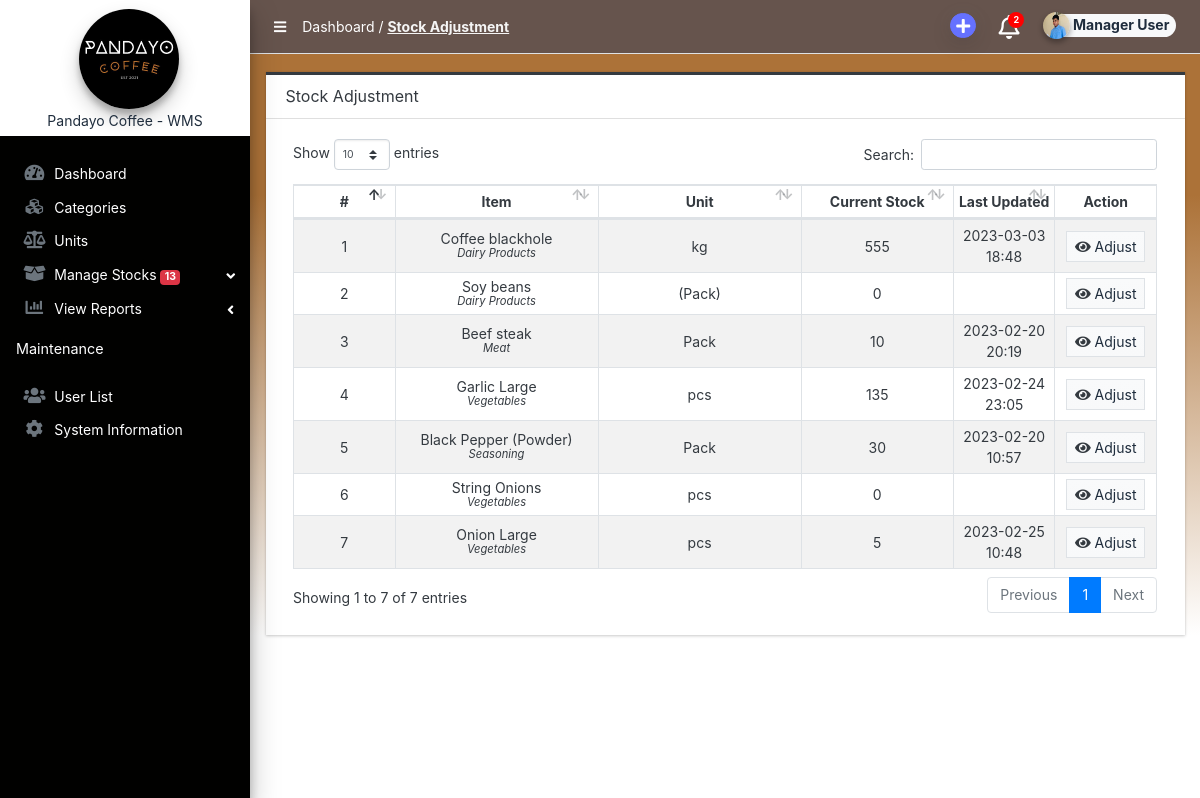
Page /admin/?page=stocks (signed in) on the earlier database version.
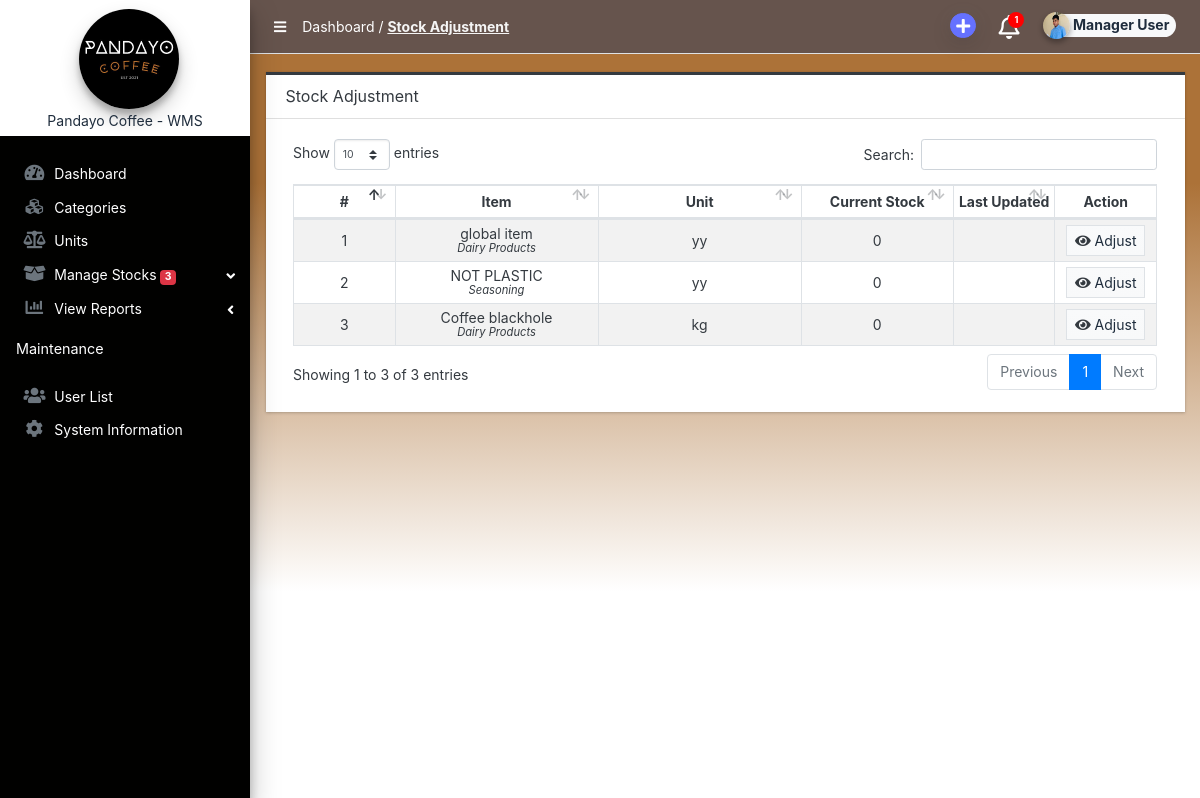
Same page on the later database version.
### tables this page shows
CREATE TABLE `item_list` (
  `id` int(30) NOT NULL,
  `category_id` int(30) NOT NULL,
  `name` text NOT NULL,
  `unit` varchar(250) NOT NULL,
  `description` text NOT NULL,
  `status` tinyint(1) NOT NULL DEFAULT 1,
  `delete_flag` tinyint(1) NOT NULL DEFAULT 0,
  `date_created` datetime NOT NULL DEFAULT current_timestamp(),
  `date_updated` datetime NOT NULL DEFAULT current_timestamp() ON UPDATE current_timestamp(),
  `item_type` varchar(50) NOT NULL DEFAULT 'Perishable'
);

CREATE TABLE `category_list` (
  `id` int(30) NOT NULL,
  `name` text NOT NULL,
  `description` text NOT NULL,
  `status` tinyint(1) NOT NULL DEFAULT 1,
  `delete_flag` tinyint(1) NOT NULL DEFAULT 0,
  `date_created` datetime NOT NULL DEFAULT current_timestamp(),
  `date_updated` datetime NOT NULL DEFAULT current_timestamp() ON UPDATE current_timestamp()
);

### admin/stocks/index.php (the view, shortened to what the changed rows need)
<div class="card card-outline rounded-0 card-dark">
	<div class="card-header">
		<h3 class="card-title">Stock Adjustment</h3>
	</div>
	<div class="card-body">
        <div class="container-fluid">
			<table class="table table-hover table-striped table-bordered text-center" id="list">
				<colgroup>
					<col width="10%">
					<col width="20%">
					<col width="20%">
					<col width="15%">
					<col width="10%">
					<col width="10%">
				</colgroup>
				<thead>
					<tr>
						<th>#</th>
						<th>Item</th>
						<th>Unit</th>
						<th>Current Stock</th>
						<th>Last Updated</th>
						<th>Action</th>
					</tr>
				</thead>
				<tbody>
					<?php
						$i = 1;
						$qry = $conn->query("SELECT i.*, c.name AS `category`,
											(COALESCE((SELECT SUM(quantity) FROM `stockin_list` WHERE item_id = i.id), 0)
											- COALESCE((SELECT SUM(quantity) FROM `stockout_list` WHERE item_id = i.id), 0)
											+ COALESCE((SELECT SUM(quantity) FROM `stockin_list_deleted` WHERE item_id = i.id), 0)
											- COALESCE((SELECT SUM(quantity) FROM `waste_list` WHERE item_id = i.id), 0)) AS `available`,
											COALESCE((SELECT date_updated FROM `stockin_list` WHERE item_id = i.id ORDER BY date_updated DESC LIMIT 1),
													(SELECT date_updated FROM `stockin_list_deleted` WHERE item_id = i.id ORDER BY date_updated DESC LIMIT 1)) AS `last_updated`
										FROM `item_list` i
										INNER JOIN category_list c ON i.category_id = c.id
										WHERE i.delete_flag = 0
										ORDER BY i.date_updated DESC");
						while($row = $qry->fetch_assoc()):
					?>
						<tr>
							<td><?php echo $i++; ?></td>
							<td class="">
								<div style="line-height:1em">
									<div><?= $row['name'] ?></div>
									<div class="small"><i><?= $row['category'] ?></i></div>
								</div>
							</td>
							<td><?= $row['unit'] ?></td>
							<td><?= (int)$row['available'] ?></td>
							<td><?php echo !empty($row['last_updated']) ? date("Y-m-d H:i",strtotime($row['last_updated'])) : ''; ?></td>
							<td>
								<a class="btn btn-flat btn-sm btn-light bg-gradient-light border" href="./?page=stocks/view_stock&id=<?php echo $row['id'] ?>"><span class="fa fa-eye text-dark"></span> Adjust</a>
							</td>
						</tr>
					<?php endwhile; ?>
				</tbody>
			</table>
		</div>
	</div>
</div>

### admin/inc/topBarNav.php (shortened to what the changed rows need)
<nav class="main-header navbar navbar-expand navbar-new-grey text-sm">
  <ul class="navbar-nav ml-auto">
    <div class="dropdown">
      <a class="dropdown-toggle" href="#" role="button" id="notificationDropdown" data-toggle="dropdown" aria-haspopup="true" aria-expanded="false">
          <i class="far fa-bell fa-lg" aria-hidden="true"></i>
          <?php
              $expired_items_count = $conn->query("SELECT COUNT(*) AS count FROM stockin_list
                                                  WHERE expire_date <= DATE_ADD(NOW(), INTERVAL 1 DAY)
                                                  AND expire_date != '0000-00-00'");
              $expired_items_count = $expired_items_count->fetch_assoc()['count'];
              $query = "SELECT COUNT(*) AS count FROM `item_list` i
              INNER JOIN category_list c ON i.category_id = c.id
              INNER JOIN stock_notif s ON s.id = 1
              WHERE i.delete_flag = 0
              AND ((COALESCE((SELECT SUM(quantity) FROM `stockin_list` WHERE item_id = i.id),0) -
                      COALESCE((SELECT SUM(quantity) FROM `stockout_list` WHERE item_id = i.id),0) -
                      COALESCE((SELECT SUM(quantity) FROM `waste_list` WHERE item_id = i.id),0)) < s.min_stock OR
                      (COALESCE((SELECT SUM(quantity) FROM `stockin_list` WHERE item_id = i.id),0) -
                      COALESCE((SELECT SUM(quantity) FROM `stockout_list` WHERE item_id = i.id),0) -
                      COALESCE((SELECT SUM(quantity) FROM `waste_list` WHERE item_id = i.id),0)) > s.max_stock)";
              $result = mysqli_query($conn, $query);
              $count = mysqli_fetch_assoc($result)['count'];
              $dropdown_items = array();
              if ($expired_items_count > 0) {
                $dropdown_items[] = '<a class="dropdown-item" href="./?page=stockExpiration"><i class="fas fa-exclamation-circle text-danger"></i> ' . $expired_items_count . ' Items Expired Alerts</a>';
              }
              if ($count > 0) {
                $dropdown_items[] = '<a class="dropdown-item" href="./?page=stockStatus"><i class="fas fa-exclamation-triangle text-warning"></i> ' . $count . ' Items Quantity Alerts</a>';
              }
              $dropdown_count = count($dropdown_items);
              if ($dropdown_count > 0) {
                if ($dropdown_count > 9) {
                  echo '<span class="notification-badge">9+</span>';
                } else {
                  echo '<span class="notification-badge">' . $dropdown_count . '</span>';
                }
              }
          ?>
      </a>
    </div>
  </ul>
</nav>

### admin/inc/navigation.php (shortened to what the changed rows need)
<aside class="main-sidebar sidebar-white navbar-dark elevation-4 sidebar-no-expand dark-bg">
  <div class="sidebar os-host os-theme-light os-host-overflow os-host-overflow-y os-host-resize-disabled os-host-transition os-host-scrollbar-horizontal-hidden">
    <div class="os-padding  nav-mt">
      <div class="os-viewport os-viewport-native-scrollbars-invisible" style="overflow-y: scroll;">
        <div class="os-content" style="padding: 0px 8px; height: 100%; width: 100%;">
          <nav class="mt-1">
            <ul class="nav nav-pills nav-sidebar flex-column text-sm nav-compact nav-flat nav-child-indent nav-collapse-hide-child" data-widget="treeview" role="menu" data-accordion="false">
              <li class="nav-item">
                <a href="#" class="nav-link">
                  <p style="color:white">
                    Manage Stocks
                    <i class="right fas fa-angle-left"></i>
                    <?php
                      $qry_count = $conn->query("SELECT COUNT(*) as count FROM `item_list` i
                            INNER JOIN category_list c ON i.category_id = c.id
                            INNER JOIN stock_notif s ON s.id = 1
                            WHERE i.delete_flag = 0
                            AND ((COALESCE((SELECT SUM(quantity) FROM `stockin_list` WHERE item_id = i.id),0)) <= s.min_stock
                            OR (COALESCE((SELECT SUM(quantity) FROM `stockin_list` WHERE item_id = i.id),0)) >= s.max_stock)");
                      $count = $qry_count->fetch_assoc()['count'];
                      $qry_count = $conn->query("SELECT COUNT(*) AS count FROM stockin_list WHERE expire_date <= DATE_ADD(NOW(), INTERVAL 1 DAY) AND expire_date != '0000-00-00'");
                      $count += $qry_count->fetch_assoc()['count'];
                      if ($count > 0) {
                        echo '<span class="badge badge-danger">'.$count.'</span>';
                      }
                    ?>
                  </p>
                </a>
              </li>
            </ul>
          </nav>
        </div>
      </div>
    </div>
  </div>
</aside>

Differences in the rows shown:
removed item_list: name "Soy beans", category.name "Dairy Products", unit "(Pack)", available "0"
removed item_list: name "Beef steak", category.name "Meat", unit "Pack", available "10", last_updated "2023-02-20 20:19"
removed item_list: name "Garlic Large", category.name "Vegetables", unit "pcs", available "135", last_updated "2023-02-24 23:05"
removed item_list: name "Black Pepper (Powder)", category.name "Seasoning", unit "Pack", available "30", last_updated "2023-02-20 10:57"
removed item_list: name "String Onions", category.name "Vegetables", unit "pcs", available "0"
removed item_list: name "Onion Large", category.name "Vegetables", unit "pcs", available "5", last_updated "2023-02-25 10:48"
added item_list: name "global item", category.name "Dairy Products", unit "yy", available "0"
added item_list: name "NOT PLASTIC", category.name "Seasoning", unit "yy", available "0"
shown differently, row unchanged: item_list "Coffee blackhole": available "555" → "0"; last_updated "2023-03-03 18:48" → (not shown)
Other differences:
$dropdown_count: "2" → "1"
$count: "13" → "3"
text written by a page script: "Show entries Search: Showing 1 to 7 of 7 entries Previous 1 Next" → "Show entries Search: Showing 1 to 3 of 3 entries Previous 1 Next"
